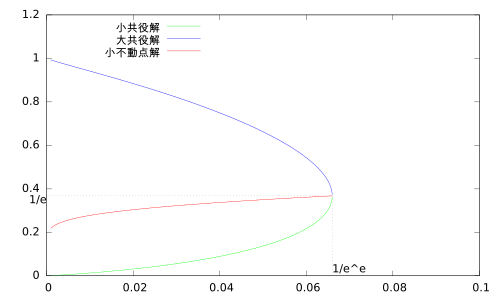

This figure's gnuplot source:
#1/e^e < a < 1
single_root="../data/single_root.csv"
#1 < a
two_roots="../data/two_roots.csv"
#0 < a < 1/e^e
three_roots="../data/three_roots.csv"

set datafile separator ","

set yrange [0:1.2]
set xrange [0:0.1]

set key left top

e1e = 1.44466786101
e = 2.71828182846
_1ee = 0.06598803584
_1e = 0.36787944117

set arrow 1 from 0,_1e to _1ee,_1e nohead lt 0
set arrow 2 from _1ee,0 to _1ee,_1e nohead lt 0

set label 1 "1/e" at 0,_1e-0.02 right
set label 2 "1/e^e" at _1ee,0.03 left

plot three_roots using 1:2 title "小共役解" lt 1 lc rgb "green" w l, three_roots using 1:4 title "大共役解" lt 1 lc rgb "blue" w l, three_roots using 1:3 title "小不動点解" lt 1 w l
